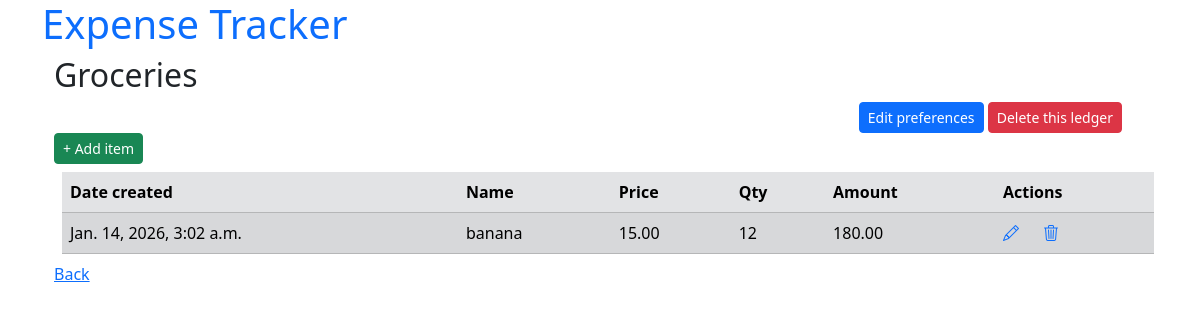
Page /expenses/ledgers/12/ on the earlier database version.
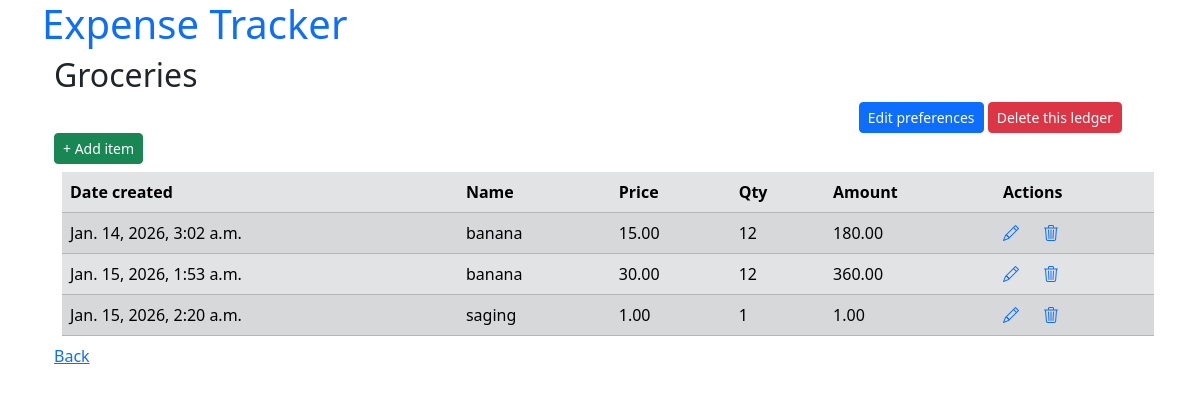
Same page on the later database version.
### expenses/models.py (models this page shows, shortened)
class ExpenseItem(models.Model):
    ledger = models.ForeignKey(Ledger, on_delete=models.CASCADE, related_name="items")
    name = models.CharField(max_length=100)
    qty = models.PositiveIntegerField(validators=[MinValueValidator(1)])
    price = models.DecimalField(
        max_digits=10, decimal_places=2, validators=[MinValueValidator(0)]
    )
    created_at = models.DateTimeField(auto_now_add=True)
    @property
    def amt(self):
        return self.qty * self.price

### expenses/views.py (the view)
# urls.py: path("ledgers/<int:ledger_id>/", LedgerDetailView.as_view(), name="ledger_detail"),
class LedgerDetailView(DetailView):
    model = Ledger
    context_object_name = "ledger"
    pk_url_kwarg = "ledger_id"
    def get_context_data(self, **kwargs):
        context = super().get_context_data(**kwargs)
        context["items"] = self.object.items.all()
        return context

### expenses/templates/expenses/ledger_detail.html
{% extends "expenses/base.html" %} {% block content %}
{% include "expenses/partials/ledger_title.html" %}
<div class="container gap-3 ">
    <div class="container gap-3 text-end">
        <a href="{% url 'expenses:ledger_update' ledger.id %}" class="btn btn-primary btn-sm">Edit preferences</a>
        <a href="{% url 'expenses:ledger_delete' ledger.id %}" class="btn btn-danger btn-sm">Delete this ledger</a>
    </div>
</div>
<a href="{% url 'expenses:add_item' ledger.id %}" class="btn btn-success btn-sm">+ Add item</a>
{% include "expenses/expenseitem_table.html" with expenseitem_list=ledger.items.all %}
<a href="{% url 'expenses:ledgers' %}">Back</a>
{% endblock content%}

### expenses/templates/expenses/expenseitem_table.html
{% block content %}
<table class="table table-striped table-secondary m-2">
  <thead>
    <tr>
      <th>Date created</th>
      <th>Name</th>
      <th>Price</th>
      <th>Qty</th>
      <th>Amount</th>
      <th>Actions</th>
    </tr>
  </thead>
  <tbody>
    {% for item in expenseitem_list %}
    <tr>
      <td>{{ item.created_at }}</td>
      <td>{{ item.name }}</td>
      <td>{{ item.price }}</td>
      <td>{{ item.qty }}</td>
      <td>{{ item.amt }}</td>
      <td>
        <div class="d-flex gap-4">
          <a
            href="{% url 'expenses:expense_update' ledger_id=item.ledger.id pk=item.id %}"
            ><i class="bi bi-pencil"></i
          ></a>
          <a
            href="{% url 'expenses:expense_delete' ledger_id=item.ledger.id pk=item.id %}"
            ><i class="bi bi-trash3"></i
          ></a>
        </div>
      </td>
    </tr>
    {% endfor %}
  </tbody>
</table>
{% endblock %}

Differences in the rows shown:
added ExpenseItem: created_at "Jan. 15, 2026, 1:53 a.m.", name "banana", price "30.00", qty "12", amt "360.00"
added ExpenseItem: created_at "Jan. 15, 2026, 2:20 a.m.", name "saging", price "1.00", qty "1", amt "1.00"
